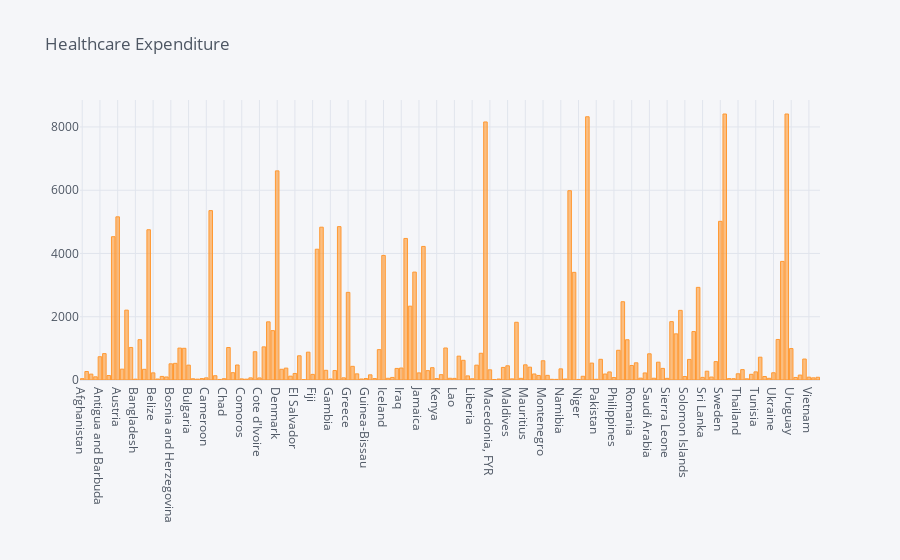

Notebook code cell kept with this figure:
### Markdown cell above
#### Healthcare Expenditure

### Code cell
# Plotting Healthcare expenditure vs Countries
df.iplot(kind='bar',x='country',y='health',title='Healthcare Expenditure')

### Figure 1 — Plotly figure (JSON) as saved in the notebook; plotly's stock layout.template omitted (floating-point values rounded to 4 significant figures; data arrays with more than 128 entries replaced by an {"elided": "..."} marker saying what was removed)
{"data": [{"marker": {"color": "rgba(255, 153, 51, 0.6)", "line": {"color": "rgba(255, 153, 51, 1.0)", "width": 1}}, "name": "health", "orientation": "v", "text": "", "type": "bar", "x": {"elided": "167 str values"}, "y": {"elided": "167 float values"}}], "layout": {"legend": {"bgcolor": "#F5F6F9", "font": {"color": "#4D5663"}}, "paper_bgcolor": "#F5F6F9", "plot_bgcolor": "#F5F6F9", "title": {"font": {"color": "#4D5663"}, "text": "Healthcare Expenditure"}, "xaxis": {"gridcolor": "#E1E5ED", "showgrid": true, "tickfont": {"color": "#4D5663"}, "title": {"font": {"color": "#4D5663"}, "text": ""}, "zerolinecolor": "#E1E5ED"}, "yaxis": {"gridcolor": "#E1E5ED", "showgrid": true, "tickfont": {"color": "#4D5663"}, "title": {"font": {"color": "#4D5663"}, "text": ""}, "zerolinecolor": "#E1E5ED"}}}
